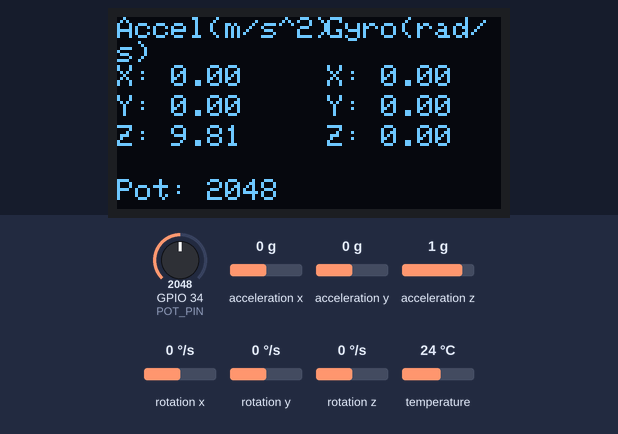
This program was run on a simulated ESP32. Parts: 128×64 one-colour display. The inputs (shaded band) are chosen by the test bench; at power-on: acceleration x 0 g, GPIO 34 (POT_PIN) = 2048, acceleration y 0 g, acceleration z 1 g, rotation x 0 °/s, rotation y 0 °/s, rotation z 0 °/s, temperature 24 °C. What the program prints to the serial monitor is not drawn.

Above: at 2.2 s.
2.3 s: acceleration x set to -1.4 g
At 3.8 s:
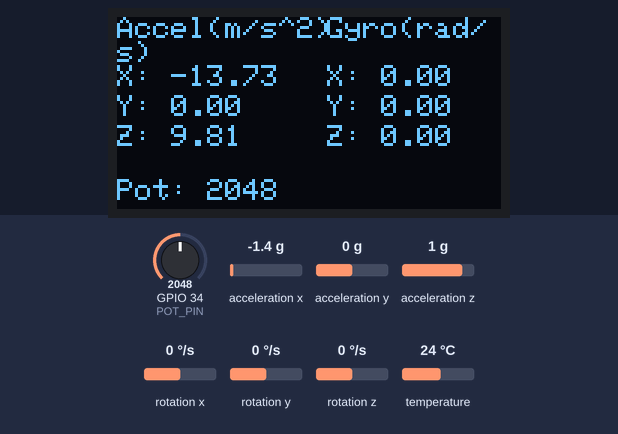
4.1 s: GPIO 34 (POT_PIN) set to 2866
At 4.5 s:
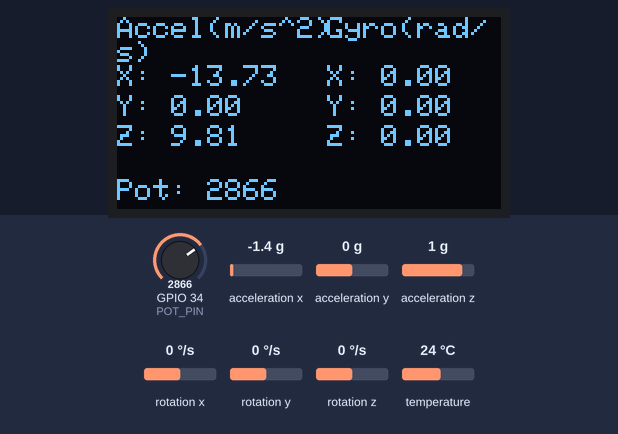
5.7 s: acceleration y set to -1.4 g
At 6.5 s:
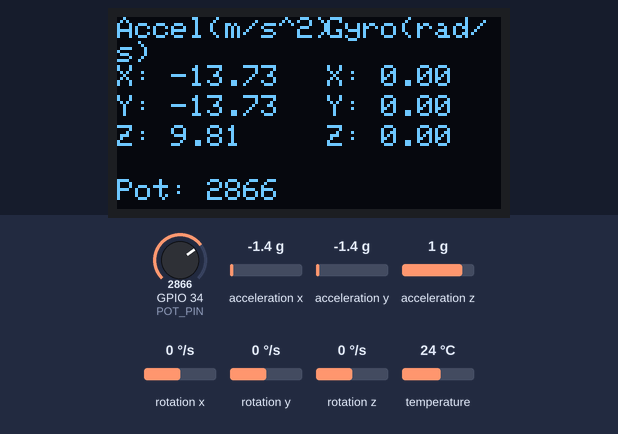
7.3 s: acceleration z set to -1.4 g
At 8.4 s:
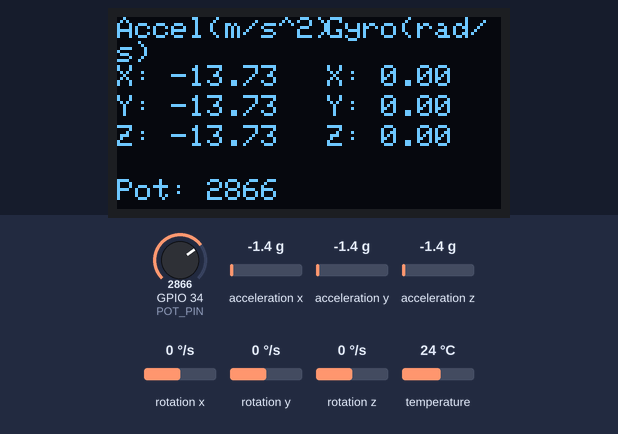
8.9 s: GPIO 34 (POT_PIN) set to 3972
At 10.2 s:
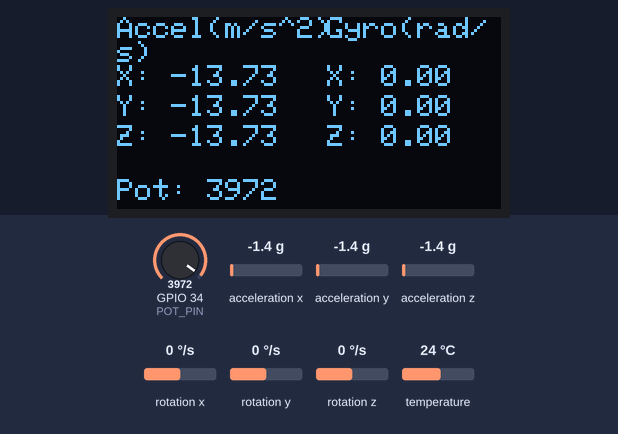
10.5 s: rotation x set to -192 °/s
At 11.2 s:
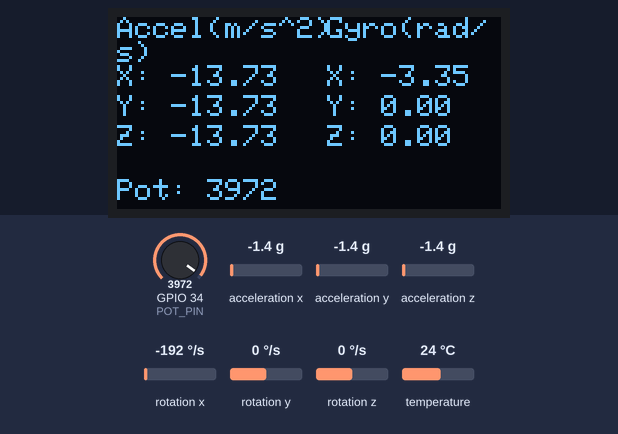
Timing chart, 0 to 13.1 s (numbered marks = the images above; inputs shaded):
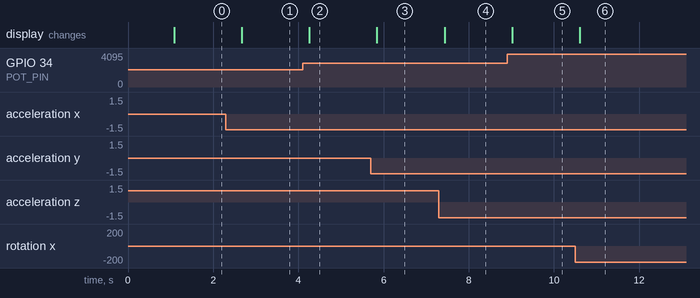

The program:

main.cpp
```cpp
// Basic demo for accelerometer readings from Adafruit MPU6050

#include <Wire.h>
#include <Adafruit_GFX.h>
#include <Adafruit_SSD1306.h>
#include <Adafruit_MPU6050.h>
#include <Adafruit_Sensor.h>

#define SCREEN_WIDTH 128
#define SCREEN_HEIGHT 64
#define OLED_RESET    -1
#define OLED_ADDR     0x3C
#define POT_PIN 34  // ESP32 analog pin for potentiometer

Adafruit_SSD1306 display(SCREEN_WIDTH, SCREEN_HEIGHT, &Wire, OLED_RESET);
Adafruit_MPU6050 mpu;

void setup() {
  Serial.begin(115200);
  while (!Serial); // Wait for Serial Monitor

  Serial.println("Starting MPU6050 + OLED demo...");

  Wire.begin(21, 22); // ESP32 default I2C pins: SDA=21, SCL=22

  pinMode(POT_PIN, INPUT); // Initialize potentiometer pin

  if (!display.begin(SSD1306_SWITCHCAPVCC, OLED_ADDR)) {
    Serial.println("SSD1306 allocation failed");
    for (;;);
  }
  display.clearDisplay();
  display.setTextSize(1);
  display.setTextColor(SSD1306_WHITE);
  display.setCursor(0,0);
  display.println("MPU6050 + OLED");
  display.display();
  delay(1000);

  if (!mpu.begin()) {
    Serial.println("MPU6050 not found!");
    display.clearDisplay();
    display.setCursor(0,0);
    display.println("MPU6050 not found!");
    display.display();
    while (1);
  } else {
    Serial.println("MPU6050 initialized.");
  }
}

void loop() {
  sensors_event_t a, g, temp;
  mpu.getEvent(&a, &g, &temp);

  int potValue = analogRead(POT_PIN); // Read potentiometer value

  Serial.print("Accel X: "); Serial.print(a.acceleration.x, 2);
  Serial.print(" Y: "); Serial.print(a.acceleration.y, 2);
  Serial.print(" Z: "); Serial.print(a.acceleration.z, 2);
  Serial.print(" | Gyro X: "); Serial.print(g.gyro.x, 2);
  Serial.print(" Y: "); Serial.print(g.gyro.y, 2);
  Serial.print(" Z: "); Serial.print(g.gyro.z, 2);
  Serial.print(" | Pot: "); Serial.println(potValue);

  display.clearDisplay();
  display.setTextSize(1);

  // Draw column headers
  display.setCursor(0, 0);
  display.println("Accel(m/s^2)");
  display.setCursor(70, 0);
  display.println("Gyro(rad/s)");

  // Draw Accel values (left column)
  display.setCursor(0, 16);
  display.print("X: "); display.println(a.acceleration.x, 2);
  display.setCursor(0, 26);
  display.print("Y: "); display.println(a.acceleration.y, 2);
  display.setCursor(0, 36);
  display.print("Z: "); display.println(a.acceleration.z, 2);

  // Draw Gyro values (right column)
  display.setCursor(70, 16);
  display.print("X: "); display.println(g.gyro.x, 2);
  display.setCursor(70, 26);
  display.print("Y: "); display.println(g.gyro.y, 2);
  display.setCursor(70, 36);
  display.print("Z: "); display.println(g.gyro.z, 2);

  // Draw Potentiometer value at the bottom
  display.setCursor(0, 54);
  display.print("Pot: ");
  display.println(potValue);

  display.display();
  delay(500);
}
```

Measured:
- after the input at 2.3 s, the display: changes after 0.37 s (image 1)
- after the input at 4.1 s, the display: changes after 0.16 s (image 2)
- after the input at 5.7 s, the display: changes after 0.15 s (image 3)
- after the input at 7.3 s, the display: changes after 0.13 s (image 4)
- after the input at 8.9 s, the display: changes after 0.12 s (image 5)
- after the input at 10.5 s, the display: changes after 0.11 s (image 6)
